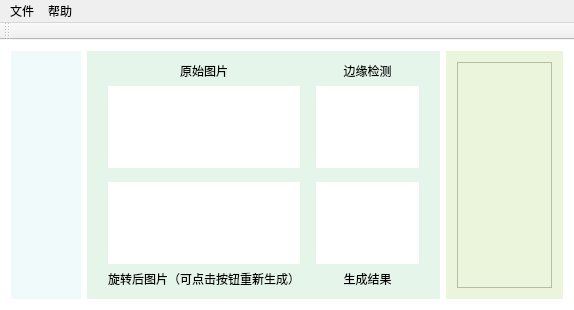
<?xml version="1.0" encoding="UTF-8"?>
<ui version="4.0">
 <class>NKUexperimenterClass</class>
 <widget class="QMainWindow" name="NKUexperimenterClass">
  <property name="geometry">
   <rect>
    <x>0</x>
    <y>0</y>
    <width>574</width>
    <height>310</height>
   </rect>
  </property>
  <property name="sizePolicy">
   <sizepolicy hsizetype="Expanding" vsizetype="Expanding">
    <horstretch>0</horstretch>
    <verstretch>0</verstretch>
   </sizepolicy>
  </property>
  <property name="windowTitle">
   <string>NKUexperimenter</string>
  </property>
  <property name="styleSheet">
   <string notr="true">QMainWindow
{
	background-color: white; 
}</string>
  </property>
  <widget class="QWidget" name="centralWidget">
   <property name="sizePolicy">
    <sizepolicy hsizetype="Expanding" vsizetype="Expanding">
     <horstretch>0</horstretch>
     <verstretch>0</verstretch>
    </sizepolicy>
   </property>
   <layout class="QHBoxLayout" name="horizontalLayout" stretch="3,15,5">
    <item>
     <widget class="QWidget" name="widget" native="true">
      <property name="sizePolicy">
       <sizepolicy hsizetype="Expanding" vsizetype="Expanding">
        <horstretch>0</horstretch>
        <verstretch>0</verstretch>
       </sizepolicy>
      </property>
      <property name="maximumSize">
       <size>
        <width>16777215</width>
        <height>16777215</height>
       </size>
      </property>
      <property name="styleSheet">
       <string notr="true">QWidget
{
	background-color: #F0FAFA;
}</string>
      </property>
      <layout class="QVBoxLayout" name="verticalLayout">
       <item>
        <widget class="QPushButton" name="buttonNew">
         <property name="sizePolicy">
          <sizepolicy hsizetype="Expanding" vsizetype="Expanding">
           <horstretch>1</horstretch>
           <verstretch>1</verstretch>
          </sizepolicy>
         </property>
         <property name="cursor">
          <cursorShape>OpenHandCursor</cursorShape>
         </property>
         <property name="autoFillBackground">
          <bool>false</bool>
         </property>
         <property name="styleSheet">
          <string notr="true">QPushButton {
    background-color: #F0FAFA; /* 也可以使用其他颜色或十六进制值 */
	border: 1px solid #F0FAFA; 
	
}</string>
         </property>
         <property name="text">
          <string/>
         </property>
        </widget>
       </item>
       <item>
        <spacer name="verticalSpacer">
         <property name="orientation">
          <enum>Qt::Vertical</enum>
         </property>
         <property name="sizeHint" stdset="0">
          <size>
           <width>20</width>
           <height>5</height>
          </size>
         </property>
        </spacer>
       </item>
       <item>
        <widget class="QPushButton" name="buttonUpload">
         <property name="sizePolicy">
          <sizepolicy hsizetype="Expanding" vsizetype="Expanding">
           <horstretch>1</horstretch>
           <verstretch>1</verstretch>
          </sizepolicy>
         </property>
         <property name="cursor">
          <cursorShape>OpenHandCursor</cursorShape>
         </property>
         <property name="styleSheet">
          <string notr="true">QPushButton {
    background-color: #F0FAFA; /* 也可以使用其他颜色或十六进制值 */
	border: 1px solid #F0FAFA; 
}</string>
         </property>
         <property name="text">
          <string/>
         </property>
        </widget>
       </item>
       <item>
        <spacer name="verticalSpacer_2">
         <property name="orientation">
          <enum>Qt::Vertical</enum>
         </property>
         <property name="sizeHint" stdset="0">
          <size>
           <width>20</width>
           <height>5</height>
          </size>
         </property>
        </spacer>
       </item>
       <item>
        <widget class="QPushButton" name="buttonGenerate">
         <property name="sizePolicy">
          <sizepolicy hsizetype="Expanding" vsizetype="Expanding">
           <horstretch>1</horstretch>
           <verstretch>1</verstretch>
          </sizepolicy>
         </property>
         <property name="cursor">
          <cursorShape>OpenHandCursor</cursorShape>
         </property>
         <property name="styleSheet">
          <string notr="true">QPushButton {
    background-color: #F0FAFA; /* 也可以使用其他颜色或十六进制值 */
	border: 1px solid #F0FAFA; 
}</string>
         </property>
         <property name="text">
          <string/>
         </property>
        </widget>
       </item>
       <item>
        <spacer name="verticalSpacer_3">
         <property name="orientation">
          <enum>Qt::Vertical</enum>
         </property>
         <property name="sizeHint" stdset="0">
          <size>
           <width>20</width>
           <height>5</height>
          </size>
         </property>
        </spacer>
       </item>
       <item>
        <widget class="QPushButton" name="buttonRetry">
         <property name="sizePolicy">
          <sizepolicy hsizetype="Expanding" vsizetype="Expanding">
           <horstretch>1</horstretch>
           <verstretch>1</verstretch>
          </sizepolicy>
         </property>
         <property name="cursor">
          <cursorShape>OpenHandCursor</cursorShape>
         </property>
         <property name="styleSheet">
          <string notr="true">QPushButton {
    background-color: #F0FAFA; /* 也可以使用其他颜色或十六进制值 */
	border: 1px solid #F0FAFA; 
}</string>
         </property>
         <property name="text">
          <string/>
         </property>
        </widget>
       </item>
       <item>
        <spacer name="verticalSpacer_4">
         <property name="orientation">
          <enum>Qt::Vertical</enum>
         </property>
         <property name="sizeHint" stdset="0">
          <size>
           <width>20</width>
           <height>5</height>
          </size>
         </property>
        </spacer>
       </item>
       <item>
        <widget class="QPushButton" name="buttonErase">
         <property name="sizePolicy">
          <sizepolicy hsizetype="Expanding" vsizetype="Expanding">
           <horstretch>1</horstretch>
           <verstretch>1</verstretch>
          </sizepolicy>
         </property>
         <property name="cursor">
          <cursorShape>OpenHandCursor</cursorShape>
         </property>
         <property name="styleSheet">
          <string notr="true">QPushButton {
    background-color: #F0FAFA; /* 也可以使用其他颜色或十六进制值 */
	border: 1px solid #F0FAFA; 
}</string>
         </property>
         <property name="text">
          <string/>
         </property>
        </widget>
       </item>
       <item>
        <spacer name="verticalSpacer_5">
         <property name="orientation">
          <enum>Qt::Vertical</enum>
         </property>
         <property name="sizeHint" stdset="0">
          <size>
           <width>20</width>
           <height>5</height>
          </size>
         </property>
        </spacer>
       </item>
       <item>
        <widget class="QPushButton" name="buttonDownload">
         <property name="sizePolicy">
          <sizepolicy hsizetype="Expanding" vsizetype="Expanding">
           <horstretch>1</horstretch>
           <verstretch>1</verstretch>
          </sizepolicy>
         </property>
         <property name="cursor">
          <cursorShape>OpenHandCursor</cursorShape>
         </property>
         <property name="mouseTracking">
          <bool>false</bool>
         </property>
         <property name="styleSheet">
          <string notr="true">QPushButton {
    background-color: #F0FAFA; /* 也可以使用其他颜色或十六进制值 */
	border: 1px solid #F0FAFA; 
}</string>
         </property>
         <property name="text">
          <string/>
         </property>
        </widget>
       </item>
      </layout>
     </widget>
    </item>
    <item>
     <widget class="QWidget" name="widget_2" native="true">
      <property name="sizePolicy">
       <sizepolicy hsizetype="Expanding" vsizetype="Expanding">
        <horstretch>0</horstretch>
        <verstretch>0</verstretch>
       </sizepolicy>
      </property>
      <property name="styleSheet">
       <string notr="true">QWidget
{
	background-color: #E6F5EA;
}</string>
      </property>
      <layout class="QGridLayout" name="gridLayout">
       <item row="4" column="1">
        <widget class="QLabel" name="showRotate">
         <property name="text">
          <string>&lt;html&gt;&lt;head/&gt;&lt;body&gt;&lt;p align=&quot;center&quot;&gt;旋转后图片（可点击按钮重新生成）&lt;/p&gt;&lt;/body&gt;&lt;/html&gt;</string>
         </property>
        </widget>
       </item>
       <item row="1" column="1">
        <widget class="QLabel" name="imgOriginal">
         <property name="sizePolicy">
          <sizepolicy hsizetype="MinimumExpanding" vsizetype="MinimumExpanding">
           <horstretch>10</horstretch>
           <verstretch>10</verstretch>
          </sizepolicy>
         </property>
         <property name="styleSheet">
          <string notr="true">QLabel
{
	background-color: white;
}</string>
         </property>
         <property name="text">
          <string/>
         </property>
        </widget>
       </item>
       <item row="1" column="0">
        <spacer name="horizontalSpacer_3">
         <property name="orientation">
          <enum>Qt::Horizontal</enum>
         </property>
         <property name="sizeHint" stdset="0">
          <size>
           <width>10</width>
           <height>20</height>
          </size>
         </property>
        </spacer>
       </item>
       <item row="1" column="2">
        <spacer name="horizontalSpacer">
         <property name="orientation">
          <enum>Qt::Horizontal</enum>
         </property>
         <property name="sizeHint" stdset="0">
          <size>
           <width>10</width>
           <height>20</height>
          </size>
         </property>
        </spacer>
       </item>
       <item row="1" column="3">
        <widget class="QLabel" name="imgEdge">
         <property name="sizePolicy">
          <sizepolicy hsizetype="MinimumExpanding" vsizetype="MinimumExpanding">
           <horstretch>10</horstretch>
           <verstretch>10</verstretch>
          </sizepolicy>
         </property>
         <property name="styleSheet">
          <string notr="true">QLabel
{
	background-color: white;
}</string>
         </property>
         <property name="text">
          <string/>
         </property>
        </widget>
       </item>
       <item row="3" column="1">
        <widget class="QLabel" name="imgRotate">
         <property name="sizePolicy">
          <sizepolicy hsizetype="MinimumExpanding" vsizetype="MinimumExpanding">
           <horstretch>10</horstretch>
           <verstretch>10</verstretch>
          </sizepolicy>
         </property>
         <property name="styleSheet">
          <string notr="true">QLabel
{
	background-color: white;
}</string>
         </property>
         <property name="text">
          <string/>
         </property>
        </widget>
       </item>
       <item row="3" column="3">
        <widget class="QLabel" name="imgErase">
         <property name="sizePolicy">
          <sizepolicy hsizetype="MinimumExpanding" vsizetype="MinimumExpanding">
           <horstretch>10</horstretch>
           <verstretch>10</verstretch>
          </sizepolicy>
         </property>
         <property name="styleSheet">
          <string notr="true">QLabel
{
	background-color: white;
}</string>
         </property>
         <property name="text">
          <string/>
         </property>
        </widget>
       </item>
       <item row="0" column="1">
        <widget class="QLabel" name="showOriginal">
         <property name="text">
          <string>&lt;html&gt;&lt;head/&gt;&lt;body&gt;&lt;p align=&quot;center&quot;&gt;原始图片&lt;/p&gt;&lt;/body&gt;&lt;/html&gt;</string>
         </property>
        </widget>
       </item>
       <item row="1" column="4">
        <spacer name="horizontalSpacer_5">
         <property name="orientation">
          <enum>Qt::Horizontal</enum>
         </property>
         <property name="sizeHint" stdset="0">
          <size>
           <width>10</width>
           <height>20</height>
          </size>
         </property>
        </spacer>
       </item>
       <item row="3" column="2">
        <spacer name="horizontalSpacer_2">
         <property name="orientation">
          <enum>Qt::Horizontal</enum>
         </property>
         <property name="sizeHint" stdset="0">
          <size>
           <width>10</width>
           <height>20</height>
          </size>
         </property>
        </spacer>
       </item>
       <item row="2" column="1">
        <spacer name="verticalSpacer_6">
         <property name="orientation">
          <enum>Qt::Vertical</enum>
         </property>
         <property name="sizeHint" stdset="0">
          <size>
           <width>20</width>
           <height>8</height>
          </size>
         </property>
        </spacer>
       </item>
       <item row="3" column="4">
        <spacer name="horizontalSpacer_6">
         <property name="orientation">
          <enum>Qt::Horizontal</enum>
         </property>
         <property name="sizeHint" stdset="0">
          <size>
           <width>10</width>
           <height>20</height>
          </size>
         </property>
        </spacer>
       </item>
       <item row="2" column="3">
        <spacer name="verticalSpacer_7">
         <property name="orientation">
          <enum>Qt::Vertical</enum>
         </property>
         <property name="sizeHint" stdset="0">
          <size>
           <width>20</width>
           <height>8</height>
          </size>
         </property>
        </spacer>
       </item>
       <item row="0" column="3">
        <widget class="QLabel" name="showCanny">
         <property name="text">
          <string>&lt;html&gt;&lt;head/&gt;&lt;body&gt;&lt;p align=&quot;center&quot;&gt;边缘检测&lt;/p&gt;&lt;/body&gt;&lt;/html&gt;</string>
         </property>
        </widget>
       </item>
       <item row="3" column="0">
        <spacer name="horizontalSpacer_4">
         <property name="orientation">
          <enum>Qt::Horizontal</enum>
         </property>
         <property name="sizeHint" stdset="0">
          <size>
           <width>10</width>
           <height>20</height>
          </size>
         </property>
        </spacer>
       </item>
       <item row="4" column="3">
        <widget class="QLabel" name="showErase">
         <property name="text">
          <string>&lt;html&gt;&lt;head/&gt;&lt;body&gt;&lt;p align=&quot;center&quot;&gt;生成结果&lt;/p&gt;&lt;/body&gt;&lt;/html&gt;</string>
         </property>
        </widget>
       </item>
      </layout>
     </widget>
    </item>
    <item>
     <widget class="QWidget" name="widget_3" native="true">
      <property name="sizePolicy">
       <sizepolicy hsizetype="Expanding" vsizetype="Expanding">
        <horstretch>0</horstretch>
        <verstretch>0</verstretch>
       </sizepolicy>
      </property>
      <property name="styleSheet">
       <string notr="true">QWidget
{
	background-color: #EBF5DC;
}</string>
      </property>
      <layout class="QVBoxLayout" name="verticalLayout_2">
       <item>
        <widget class="QTreeView" name="treeView">
         <property name="styleSheet">
          <string notr="true">QListWidget
{
	background-color: white;
}</string>
         </property>
        </widget>
       </item>
      </layout>
     </widget>
    </item>
   </layout>
  </widget>
  <widget class="QToolBar" name="mainToolBar">
   <attribute name="toolBarArea">
    <enum>TopToolBarArea</enum>
   </attribute>
   <attribute name="toolBarBreak">
    <bool>false</bool>
   </attribute>
  </widget>
  <widget class="QMenuBar" name="menuBar">
   <property name="geometry">
    <rect>
     <x>0</x>
     <y>0</y>
     <width>574</width>
     <height>17</height>
    </rect>
   </property>
   <widget class="QMenu" name="fileMenu">
    <property name="title">
     <string>文件</string>
    </property>
    <addaction name="newFile"/>
    <addaction name="saveEdge"/>
    <addaction name="saveRotate"/>
   </widget>
   <widget class="QMenu" name="helpMenu">
    <property name="title">
     <string>帮助</string>
    </property>
    <addaction name="helpDocument"/>
    <addaction name="actionForMoreHelp"/>
   </widget>
   <addaction name="fileMenu"/>
   <addaction name="helpMenu"/>
  </widget>
  <action name="newFile">
   <property name="text">
    <string>新建(&amp;N)</string>
   </property>
  </action>
  <action name="saveEdge">
   <property name="text">
    <string>保存边缘图</string>
   </property>
  </action>
  <action name="saveRotate">
   <property name="text">
    <string>保存旋转图</string>
   </property>
  </action>
  <action name="saveErase">
   <property name="text">
    <string>保存结果</string>
   </property>
  </action>
  <action name="helpDocument">
   <property name="text">
    <string>帮助文档</string>
   </property>
  </action>
  <action name="actionForMoreHelp">
   <property name="text">
    <string>For More Help...</string>
   </property>
  </action>
  <action name="actionCuda">
   <property name="text">
    <string>关闭cuda加速</string>
   </property>
  </action>
 </widget>
 <layoutdefault spacing="6" margin="11"/>
 <resources>
  <include location="NKUexperimenter.qrc"/>
 </resources>
 <connections/>
</ui>
